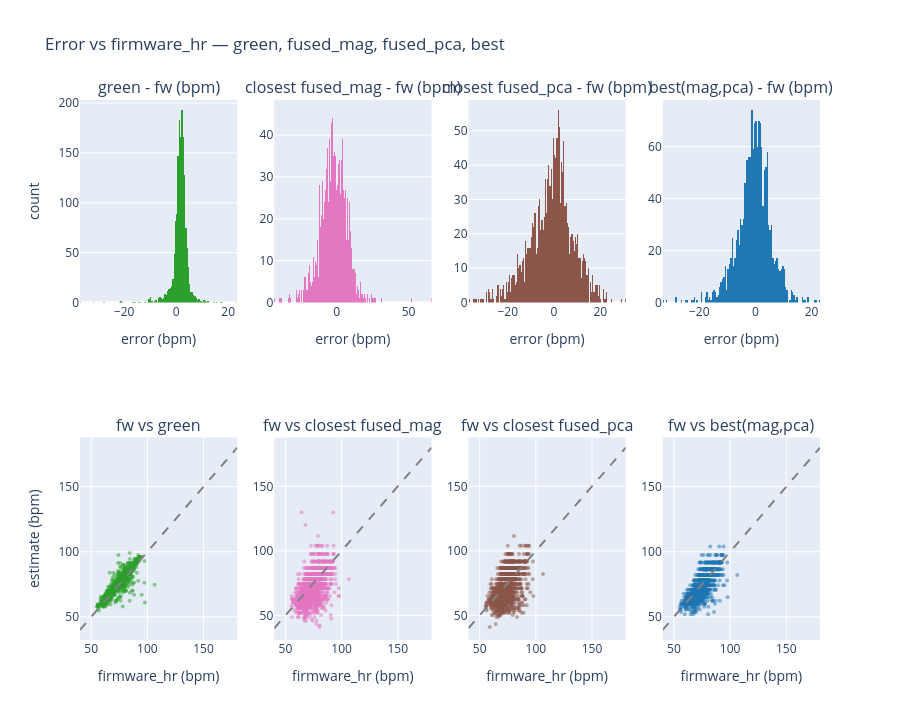

The code cell stored with this chart in its notebook:
### Code cell
import ast

import numpy as np
import pandas as pd
import plotly.graph_objects as go
from plotly.subplots import make_subplots

PRIOR_FW_WIN = 5  # mean of last N fw values (excluding current) used as picking target

hr_accel = pd.read_csv('sleep/hr_accel_aniket.csv')


def _parse_peaks(v):
    if isinstance(v, list):
        return v
    if isinstance(v, float) and np.isnan(v):
        return []
    return ast.literal_eval(v) if isinstance(v, str) and v.strip() else []


def _summary(name, e):
    abs_e = np.abs(e)
    if not len(e):
        print(f"{name}: n=0")
        return
    print(f"{name}: n={len(e)}, mean={e.mean():.2f}, std={e.std():.2f}, "
          f"|err| median={np.median(abs_e):.2f}, |err| p95={np.percentile(abs_e, 95):.2f}")


def _closest_to(target, peaks):
    if not peaks or not np.isfinite(target) or target <= 0:
        return np.nan
    arr = np.asarray(peaks, dtype=float)
    return float(arr[np.argmin(np.abs(arr - target))])

fw_df = hr_accel.copy()
fw_df['fused_mag_peaks'] = fw_df['fused_mag_peaks'].apply(_parse_peaks)
fw_df['fused_pca_peaks'] = fw_df['fused_pca_peaks'].apply(_parse_peaks)
fw_df = fw_df[fw_df['firmware_hr'].notna() & (fw_df['firmware_hr'] > 0)].copy()
fw_df['window_start'] = pd.to_datetime(fw_df['window_start'])
fw_df = fw_df.sort_values('window_start').reset_index(drop=True)

# Picking target: mean of last PRIOR_FW_WIN fw values, NOT including current.
# Fall back to current fw when fewer than PRIOR_FW_WIN priors are available.
prior_target = (fw_df['firmware_hr']
                .rolling(PRIOR_FW_WIN, min_periods=1)
                .mean()
                .shift(1))
prior_target = prior_target.fillna(fw_df['firmware_hr'])
fw_df['pick_target'] = prior_target

fw_df['err_green_fw'] = fw_df['green'] - fw_df['firmware_hr']
fw_df['err_mag_fw'] = [
    _closest_to(t, p) - fw
    for t, fw, p in zip(fw_df['pick_target'], fw_df['firmware_hr'], fw_df['fused_mag_peaks'])
]
fw_df['err_pca_fw'] = [
    _closest_to(t, p) - fw
    for t, fw, p in zip(fw_df['pick_target'], fw_df['firmware_hr'], fw_df['fused_pca_peaks'])
]

mag_abs = fw_df['err_mag_fw'].abs()
pca_abs = fw_df['err_pca_fw'].abs()
use_mag = mag_abs <= pca_abs
fw_df['err_best_fw'] = np.where(use_mag, fw_df['err_mag_fw'], fw_df['err_pca_fw'])
fw_df['best_src'] = np.where(use_mag, 'mag', 'pca')

err_green_fw = fw_df['err_green_fw'].dropna().to_numpy()
err_mag_fw = fw_df['err_mag_fw'].dropna().to_numpy()
err_pca_fw = fw_df['err_pca_fw'].dropna().to_numpy()
err_best_fw = fw_df['err_best_fw'].dropna().to_numpy()

fw_g = fw_df.loc[fw_df['err_green_fw'].notna(), 'firmware_hr'].to_numpy()
fw_m = fw_df.loc[fw_df['err_mag_fw'].notna(), 'firmware_hr'].to_numpy()
fw_p = fw_df.loc[fw_df['err_pca_fw'].notna(), 'firmware_hr'].to_numpy()
fw_b = fw_df.loc[fw_df['err_best_fw'].notna(), 'firmware_hr'].to_numpy()

print(f"firmware_hr available on {len(fw_df)}/{len(hr_accel)} windows")
print(f"pick target: mean of last {PRIOR_FW_WIN} fw values (excl. current); error vs current fw")
print(f"best source split: mag={int(use_mag.sum())}, pca={int((~use_mag).sum())}")
_summary('green             vs fw', err_green_fw)
_summary('fused_mag         vs fw', err_mag_fw)
_summary('fused_pca         vs fw', err_pca_fw)
_summary('best(mag,pca)     vs fw', err_best_fw)

fig = make_subplots(
    rows=2, cols=4,
    subplot_titles=(
        'green - fw (bpm)',
        'closest fused_mag - fw (bpm)',
        'closest fused_pca - fw (bpm)',
        'best(mag,pca) - fw (bpm)',
        'fw vs green',
        'fw vs closest fused_mag',
        'fw vs closest fused_pca',
        'fw vs best(mag,pca)',
    ),
)

bin_size = 0.5
all_err = np.concatenate([err_green_fw, err_mag_fw, err_pca_fw, err_best_fw])
xbins = dict(start=float(np.floor(all_err.min())),
             end=float(np.ceil(all_err.max())),
             size=bin_size)
fig.add_trace(go.Histogram(x=err_green_fw, xbins=xbins, marker_color='#2ca02c', autobinx=False),
              row=1, col=1)
fig.add_trace(go.Histogram(x=err_mag_fw, xbins=xbins, marker_color='#e377c2', autobinx=False),
              row=1, col=2)
fig.add_trace(go.Histogram(x=err_pca_fw, xbins=xbins, marker_color='#8c564b', autobinx=False),
              row=1, col=3)
fig.add_trace(go.Histogram(x=err_best_fw, xbins=xbins, marker_color='#1f77b4', autobinx=False),
              row=1, col=4)

lo, hi = 40, 180
fig.add_trace(go.Scatter(x=fw_g, y=fw_g + err_green_fw, mode='markers',
                         marker=dict(color='#2ca02c', size=4, opacity=0.5)),
              row=2, col=1)
fig.add_trace(go.Scatter(x=fw_m, y=fw_m + err_mag_fw, mode='markers',
                         marker=dict(color='#e377c2', size=4, opacity=0.5)),
              row=2, col=2)
fig.add_trace(go.Scatter(x=fw_p, y=fw_p + err_pca_fw, mode='markers',
                         marker=dict(color='#8c564b', size=4, opacity=0.5)),
              row=2, col=3)
fig.add_trace(go.Scatter(x=fw_b, y=fw_b + err_best_fw, mode='markers',
                         marker=dict(color='#1f77b4', size=4, opacity=0.5)),
              row=2, col=4)
for col in (1, 2, 3, 4):
    fig.add_trace(go.Scatter(x=[lo, hi], y=[lo, hi], mode='lines',
                             line=dict(color='gray', dash='dash')),
                  row=2, col=col)

for col in (1, 2, 3, 4):
    fig.update_xaxes(title_text='error (bpm)', row=1, col=col)
    fig.update_xaxes(title_text='firmware_hr (bpm)', row=2, col=col)
fig.update_yaxes(title_text='count', row=1, col=1)
fig.update_yaxes(title_text='estimate (bpm)', row=2, col=1)
fig.update_layout(height=720, showlegend=False,
                  title_text='Error vs firmware_hr — green, fused_mag, fused_pca, best')
fig.show()

### Figure 1 — Plotly figure (JSON) as saved in the notebook; plotly's stock layout.template omitted (floating-point values rounded to 4 significant figures; data arrays with more than 128 entries replaced by an {"elided": "..."} marker saying what was removed)
{"data": [{"autobinx": false, "marker": {"color": "#2ca02c"}, "type": "histogram", "x": {"elided": "1616 float values"}, "xaxis": "x", "xbins": {"end": 66, "size": 0.5, "start": -44}, "yaxis": "y"}, {"autobinx": false, "marker": {"color": "#e377c2"}, "type": "histogram", "x": {"elided": "1611 float values"}, "xaxis": "x2", "xbins": {"end": 66, "size": 0.5, "start": -44}, "yaxis": "y2"}, {"autobinx": false, "marker": {"color": "#8c564b"}, "type": "histogram", "x": {"elided": "1616 float values"}, "xaxis": "x3", "xbins": {"end": 66, "size": 0.5, "start": -44}, "yaxis": "y3"}, {"autobinx": false, "marker": {"color": "#1f77b4"}, "type": "histogram", "x": {"elided": "1616 float values"}, "xaxis": "x4", "xbins": {"end": 66, "size": 0.5, "start": -44}, "yaxis": "y4"}, {"marker": {"color": "#2ca02c", "opacity": 0.5, "size": 4}, "mode": "markers", "type": "scatter", "x": {"elided": "1616 float values"}, "xaxis": "x5", "y": {"elided": "1616 float values"}, "yaxis": "y5"}, {"marker": {"color": "#e377c2", "opacity": 0.5, "size": 4}, "mode": "markers", "type": "scatter", "x": {"elided": "1611 float values"}, "xaxis": "x6", "y": {"elided": "1611 float values"}, "yaxis": "y6"}, {"marker": {"color": "#8c564b", "opacity": 0.5, "size": 4}, "mode": "markers", "type": "scatter", "x": {"elided": "1616 float values"}, "xaxis": "x7", "y": {"elided": "1616 float values"}, "yaxis": "y7"}, {"marker": {"color": "#1f77b4", "opacity": 0.5, "size": 4}, "mode": "markers", "type": "scatter", "x": {"elided": "1616 float values"}, "xaxis": "x8", "y": {"elided": "1616 float values"}, "yaxis": "y8"}, {"line": {"color": "gray", "dash": "dash"}, "mode": "lines", "type": "scatter", "x": [40, 180], "xaxis": "x5", "y": [40, 180], "yaxis": "y5"}, {"line": {"color": "gray", "dash": "dash"}, "mode": "lines", "type": "scatter", "x": [40, 180], "xaxis": "x6", "y": [40, 180], "yaxis": "y6"}, {"line": {"color": "gray", "dash": "dash"}, "mode": "lines", "type": "scatter", "x": [40, 180], "xaxis": "x7", "y": [40, 180], "yaxis": "y7"}, {"line": {"color": "gray", "dash": "dash"}, "mode": "lines", "type": "scatter", "x": [40, 180], "xaxis": "x8", "y": [40, 180], "yaxis": "y8"}], "layout": {"annotations": [{"font": {"size": 16}, "showarrow": false, "text": "green - fw (bpm)", "x": 0.1062, "xanchor": "center", "xref": "paper", "y": 1, "yanchor": "bottom", "yref": "paper"}, {"font": {"size": 16}, "showarrow": false, "text": "closest fused_mag - fw (bpm)", "x": 0.3688, "xanchor": "center", "xref": "paper", "y": 1, "yanchor": "bottom", "yref": "paper"}, {"font": {"size": 16}, "showarrow": false, "text": "closest fused_pca - fw (bpm)", "x": 0.6313, "xanchor": "center", "xref": "paper", "y": 1, "yanchor": "bottom", "yref": "paper"}, {"font": {"size": 16}, "showarrow": false, "text": "best(mag,pca) - fw (bpm)", "x": 0.8938, "xanchor": "center", "xref": "paper", "y": 1, "yanchor": "bottom", "yref": "paper"}, {"font": {"size": 16}, "showarrow": false, "text": "fw vs green", "x": 0.1062, "xanchor": "center", "xref": "paper", "y": 0.375, "yanchor": "bottom", "yref": "paper"}, {"font": {"size": 16}, "showarrow": false, "text": "fw vs closest fused_mag", "x": 0.3688, "xanchor": "center", "xref": "paper", "y": 0.375, "yanchor": "bottom", "yref": "paper"}, {"font": {"size": 16}, "showarrow": false, "text": "fw vs closest fused_pca", "x": 0.6313, "xanchor": "center", "xref": "paper", "y": 0.375, "yanchor": "bottom", "yref": "paper"}, {"font": {"size": 16}, "showarrow": false, "text": "fw vs best(mag,pca)", "x": 0.8938, "xanchor": "center", "xref": "paper", "y": 0.375, "yanchor": "bottom", "yref": "paper"}], "height": 720, "showlegend": false, "title": {"text": "Error vs firmware_hr — green, fused_mag, fused_pca, best"}, "xaxis": {"anchor": "y", "domain": [0, 0.2125], "title": {"text": "error (bpm)"}}, "xaxis2": {"anchor": "y2", "domain": [0.2625, 0.475], "title": {"text": "error (bpm)"}}, "xaxis3": {"anchor": "y3", "domain": [0.525, 0.7375], "title": {"text": "error (bpm)"}}, "xaxis4": {"anchor": "y4", "domain": [0.7875, 1], "title": {"text": "error (bpm)"}}, "xaxis5": {"anchor": "y5", "domain": [0, 0.2125], "title": {"text": "firmware_hr (bpm)"}}, "xaxis6": {"anchor": "y6", "domain": [0.2625, 0.475], "title": {"text": "firmware_hr (bpm)"}}, "xaxis7": {"anchor": "y7", "domain": [0.525, 0.7375], "title": {"text": "firmware_hr (bpm)"}}, "xaxis8": {"anchor": "y8", "domain": [0.7875, 1], "title": {"text": "firmware_hr (bpm)"}}, "yaxis": {"anchor": "x", "domain": [0.625, 1], "title": {"text": "count"}}, "yaxis2": {"anchor": "x2", "domain": [0.625, 1]}, "yaxis3": {"anchor": "x3", "domain": [0.625, 1]}, "yaxis4": {"anchor": "x4", "domain": [0.625, 1]}, "yaxis5": {"anchor": "x5", "domain": [0, 0.375], "title": {"text": "estimate (bpm)"}}, "yaxis6": {"anchor": "x6", "domain": [0, 0.375]}, "yaxis7": {"anchor": "x7", "domain": [0, 0.375]}, "yaxis8": {"anchor": "x8", "domain": [0, 0.375]}}}
